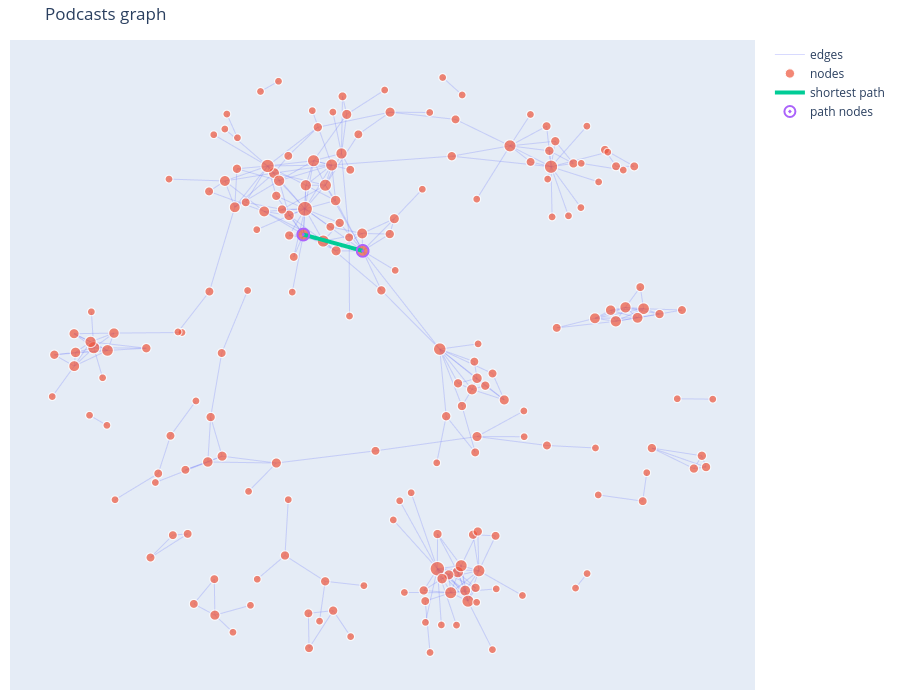

Here is the notebook cell this chart was saved with:
### Code cell
plot_graph_plotly(G_podcasts, path_nodes=pod_path, title="Podcasts graph")

### Figure 1 — Plotly figure (JSON) as saved in the notebook; plotly's stock layout.template omitted (floating-point values rounded to 4 significant figures; data arrays with more than 128 entries replaced by an {"elided": "..."} marker saying what was removed)
{"data": [{"hoverinfo": "skip", "line": {"width": 1}, "mode": "lines", "name": "edges", "opacity": 0.25, "type": "scattergl", "x": {"elided": "972 float values"}, "y": {"elided": "972 float values"}}, {"hovertemplate": "%{text}<extra></extra>", "marker": {"size": {"elided": "196 float values"}}, "mode": "markers", "name": "nodes", "text": {"elided": "196 str values"}, "type": "scattergl", "x": {"elided": "196 float values"}, "y": {"elided": "196 float values"}}, {"line": {"width": 4}, "mode": "lines", "name": "shortest path", "type": "scattergl", "x": [-0.2414, -0.06315, null], "y": [0.3847, 0.3305, null]}, {"hovertemplate": "%{text}<extra>path</extra>", "marker": {"line": {"width": 2}, "size": 11, "symbol": "circle-open-dot"}, "mode": "markers", "name": "path nodes", "text": ["10,000 Bars", "Aries Lounge"], "type": "scattergl", "x": [-0.2414, -0.06315], "y": [0.3847, 0.3305]}], "layout": {"dragmode": "pan", "height": 700, "margin": {"b": 10, "l": 10, "r": 10, "t": 40}, "showlegend": true, "title": {"text": "Podcasts graph"}, "width": 900, "xaxis": {"visible": false}, "yaxis": {"visible": false}}}
